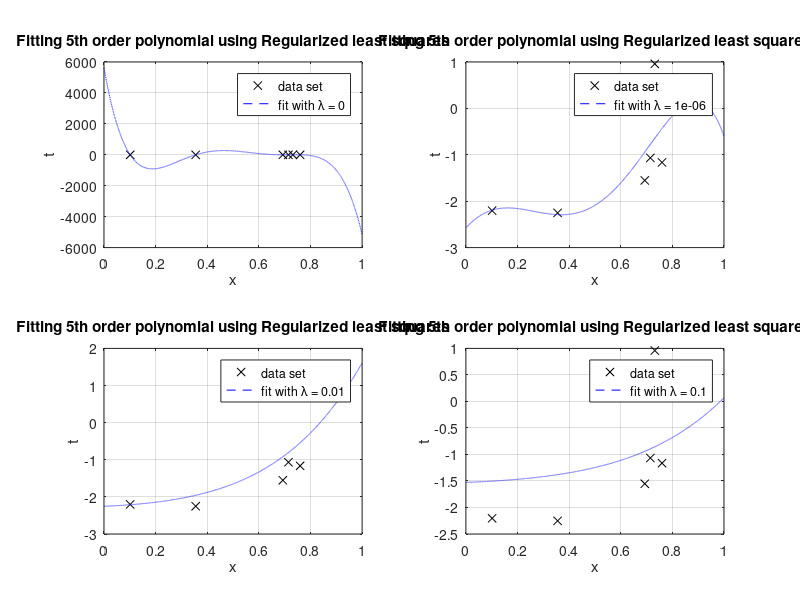

The MATLAB script that drew this image:
%% EE798L: Machine Learning for Wireless Communications
% MATLAB Assignment-1: Linear modelling - least squares and maximum likelihood approach
% NAME: S.Srikanth Reddy; Roll No: 22104092
%Question 2

clear all;
clc;

%generating large samples of x below to fit the polynomial as a continous curve
xlarge=(0:0.0001:1)';
largeN=length(xlarge);

%generating data set below
N=6;
x=unifrnd(0,1,[N,1]);
x=sort(x);

t=zeros(N,1);
for i=1:N
    t(i)=2*x(i)-3+normrnd(0,sqrt(3));
end

%fifth order model below
X5=[ones(N,1) x x.^2 x.^3 x.^4 x.^5];
lambda=[0 10^-6 0.01 0.1]; %given lambda values

X5large=[ones(largeN,1) xlarge xlarge.^2 xlarge.^3 xlarge.^4 xlarge.^5];
tlarge=zeros(largeN,length(lambda));

w_hat5 = zeros(6,length(lambda));
for j=1:length(lambda) %for each lambda
    w_hat5(:,j)=(inv(X5'*X5+N*lambda(j)*eye(6)))*X5'*t; % regularized least squares approach to find estimate w
    tlarge(:,j)=X5large*w_hat5(:,j); %finding corresponding response t using large samples

    subplot(2,2,j)
    plot(x,t,'kx')
    hold on;
    grid on;
    plot(xlarge,tlarge(:,j),'b--')
    title('Fitting 5th order polynomial using Regularized least squares')
    xlabel('x')
    ylabel('t')
    legend('data set',['fit with λ = ',num2str(lambda(j))],'Location','best')
end
